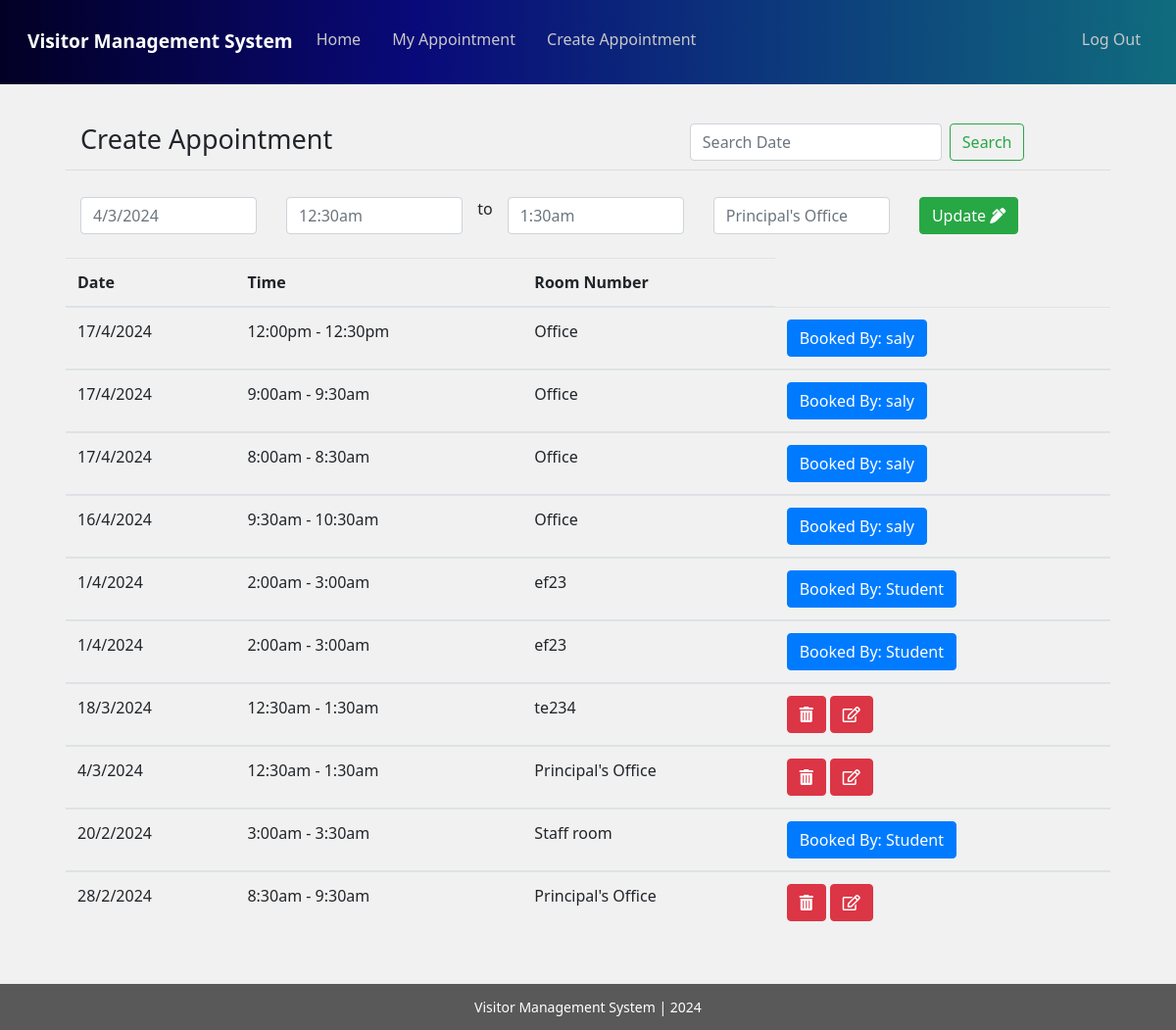
The app's page /teacher/create_appointment/update/32/ (signed in), older data.
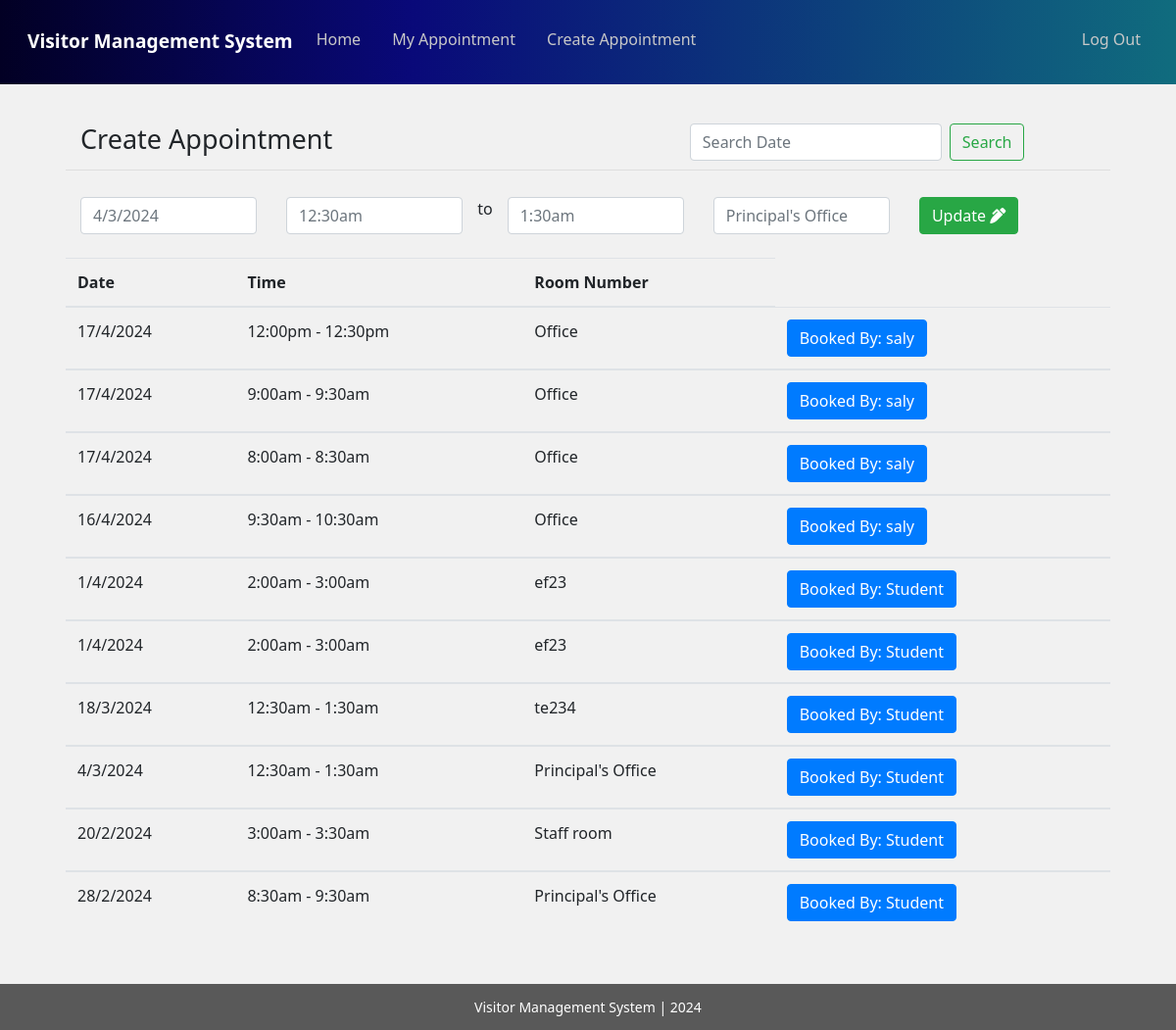
The same page, newer data.
### teacher/models.py (models this page shows, shortened)
class Appointment(models.Model):
	user=models.ForeignKey(settings.AUTH_USER_MODEL,blank=True, null=True,on_delete=models.DO_NOTHING)
	date=models.CharField(max_length=50)
	time_start=models.CharField(max_length=50)
	time_end=models.CharField(max_length=50)
	room_number=models.CharField(max_length=50)
	appointment_with=models.CharField(max_length=50,blank=True)
	update_time=models.DateField(auto_now=True, auto_now_add=False)
	frist_time=models.DateField(auto_now=False, auto_now_add=True)
	status=models.CharField(max_length=10, null=True)
	cancel_reason=models.TextField(blank=True)

### teacher/views.py (the view)
# urls.py: path('create_appointment/update/<int:id>/', teacher_appointment_update,name='teacher_appointment_update'),
def teacher_appointment_update(request,id):
	logger.info('update teacher')
	group_name=Group.objects.all().filter(user = request.user)# get logget user grouped name
	group_name=str(group_name[0]) # convert to string
	if "Teacher" == group_name:
		user_name=request.user.get_username()#Getting Username
		appointment_list = Appointment.objects.all().order_by("-id").filter(user=request.user)
		q=request.GET.get("q") #search start
		if q:
			appointment_list=appointment_list.filter(date__icontains=q)
		else:
			appointment_list = appointment_list #search end
		single_appointment=ingle_appointment= Appointment.objects.get(id=id)
		form = AppointmentForm(request.POST or None, instance=single_appointment)
		if form.is_valid():
			saving=form.save(commit=False)
			saving.user=request.user
			saving.save()
			messages.success(request, 'Post Created Sucessfully')
			return redirect('http://127.0.0.1:8000/teacher/create_appointment/')
		appointments= {
		    "query": appointment_list,
		    "user_name":user_name,
		    "form":form,
		}
		return render(request, 'teacher_appointment_update.html', appointments )
	else:
		return redirect('http://127.0.0.1:8000/')

### teacher/forms.py
class AppointmentForm(forms.ModelForm):
	class Meta:
		model=Appointment
		fields=[
		    "date",
		    "time_start",
		    "time_end",
		    "room_number",
		    "appointment_with",
			"status"
		]

### templates/teacher_appointment_update.html (shortened to what the changed rows need)
{% extends 'common_teacher.html' %}
{% block common_teacher %}
   <div class="student">
           <div class="container">
          <div class="row min-height">
              <div class="col-sm-12">
                          <form method="POST" action="">{% csrf_token %}
                               <div class="row" id="datepairExample">
                                  <div class="col">
                                    <input type="text" class="form-control date start"  name="{{form.date.name}}" required id="id_{{form.date.name}}" placeholder="{{form.date.value}}">
                                  </div>
                                  <div class="col">
                                    <input type="text" class="form-control time start" name="{{form.time_start.name}}" required id="id_{{form.time_start.name}}" required placeholder="{{form.time_start.value}}">
                                  </div> to
                                  <div class="col">
                                    <input type="text" class="form-control time end" name="{{form.time_end.name}}" required id="id_{{form.time_end.name}}" required placeholder="{{form.time_end.value}}">
                                  </div>
                                  <div class="col">
                                    <input type="text" class="form-control" name="{{form.room_number.name}}" required id="id_{{form.room_number.name}}" required placeholder="{{form.room_number.value}}">
                                  </div>
                                </div>
                             </form>
                             <br>
      </div>
                             <table class="table">
                                       <thead>
                                        <tr>
                                          <th scope="col">Date</th>
                                          <th scope="col">Time</th>
                                          <th scope="col">Room Number</th>
                                        </tr>
                                      </thead>{% for appoint in query %}
                                      {% if appoint.appointment_with != '' %}
                                      <tbody>
                                        <tr>
                                          <td>{{appoint.date}}</td>
                                          <td>{{appoint.time_start}} - {{appoint.time_end}}</td>
                                          <td>{{appoint.room_number}}</td>
                                          <td><button title="Already booked, Not editable" type="button" class="btn btn-primary">Booked By: {{appoint.appointment_with}}</button></td>
                                        </tr>
                                      </tbody>{% endif %}
                                      {% if appoint.appointment_with == '' %}
                                      <tbody>
                                        <tr>
                                          <td>{{appoint.date}}</td>
                                          <td>{{appoint.time_start}} - {{appoint.time_end}}</td>
                                          <td>{{appoint.room_number}}</td>
                                          <td><a href='{% url "appointment_delete" id=appoint.id %}'><button type="submit" class="btn btn-danger"><i class="fas fa-trash-alt"></i></button></a> <a href='{% url "teacher_appointment_update" id=appoint.id %}'><button type="submit" class="btn btn-danger"><i class="far fa-edit"></i></button></a></td>
                                        </tr>
                                      </tbody>{% endif %}
                                      {% endfor %}
                              </table>
              </div>
          </div>
      </div>
{% endblock common_teacher %}

Row changes from the older to the newer data that the page shows:
changed Appointment (number 1 of 10 on the later page): appointment_with (not shown) → "Student"
changed Appointment "te234": appointment_with (not shown) → "Student"
changed Appointment (number 10 of 10 on the later page): appointment_with (not shown) → "Student"
